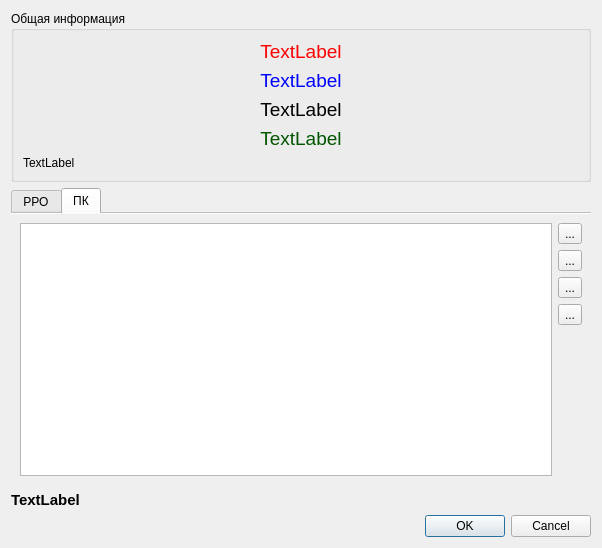
<?xml version="1.0" encoding="UTF-8"?>
<ui version="4.0">
 <class>InfoObjectDialog</class>
 <widget class="QDialog" name="InfoObjectDialog">
  <property name="geometry">
   <rect>
    <x>0</x>
    <y>0</y>
    <width>602</width>
    <height>548</height>
   </rect>
  </property>
  <property name="windowTitle">
   <string>Dialog</string>
  </property>
  <layout class="QGridLayout" name="gridLayout_3">
   <item row="0" column="0">
    <widget class="QGroupBox" name="groupBox">
     <property name="title">
      <string>Общая информация</string>
     </property>
     <layout class="QGridLayout" name="gridLayout">
      <item row="0" column="0">
       <widget class="QLabel" name="labelBrend">
        <property name="font">
         <font>
          <pointsize>14</pointsize>
         </font>
        </property>
        <property name="styleSheet">
         <string notr="true">color: rgb(255, 0, 0);</string>
        </property>
        <property name="frameShape">
         <enum>QFrame::NoFrame</enum>
        </property>
        <property name="frameShadow">
         <enum>QFrame::Plain</enum>
        </property>
        <property name="text">
         <string>TextLabel</string>
        </property>
        <property name="alignment">
         <set>Qt::AlignCenter</set>
        </property>
       </widget>
      </item>
      <item row="1" column="0">
       <widget class="QLabel" name="labelAzs">
        <property name="font">
         <font>
          <pointsize>14</pointsize>
         </font>
        </property>
        <property name="styleSheet">
         <string notr="true">color: rgb(0, 0, 255);</string>
        </property>
        <property name="frameShape">
         <enum>QFrame::NoFrame</enum>
        </property>
        <property name="frameShadow">
         <enum>QFrame::Plain</enum>
        </property>
        <property name="text">
         <string>TextLabel</string>
        </property>
        <property name="alignment">
         <set>Qt::AlignCenter</set>
        </property>
       </widget>
      </item>
      <item row="2" column="0">
       <widget class="QLabel" name="labelAdress">
        <property name="font">
         <font>
          <pointsize>14</pointsize>
         </font>
        </property>
        <property name="styleSheet">
         <string notr="true"/>
        </property>
        <property name="frameShape">
         <enum>QFrame::NoFrame</enum>
        </property>
        <property name="frameShadow">
         <enum>QFrame::Plain</enum>
        </property>
        <property name="text">
         <string>TextLabel</string>
        </property>
        <property name="alignment">
         <set>Qt::AlignCenter</set>
        </property>
        <property name="wordWrap">
         <bool>true</bool>
        </property>
       </widget>
      </item>
      <item row="3" column="0">
       <widget class="QLabel" name="labelPhone">
        <property name="font">
         <font>
          <pointsize>14</pointsize>
         </font>
        </property>
        <property name="styleSheet">
         <string notr="true">color: rgb(0, 85, 0);</string>
        </property>
        <property name="frameShape">
         <enum>QFrame::NoFrame</enum>
        </property>
        <property name="frameShadow">
         <enum>QFrame::Plain</enum>
        </property>
        <property name="text">
         <string>TextLabel</string>
        </property>
        <property name="alignment">
         <set>Qt::AlignCenter</set>
        </property>
        <property name="wordWrap">
         <bool>true</bool>
        </property>
       </widget>
      </item>
      <item row="4" column="0">
       <widget class="QLabel" name="labelComments">
        <property name="text">
         <string>TextLabel</string>
        </property>
       </widget>
      </item>
     </layout>
    </widget>
   </item>
   <item row="2" column="0">
    <widget class="QLabel" name="labelColRro">
     <property name="font">
      <font>
       <pointsize>11</pointsize>
       <weight>75</weight>
       <bold>true</bold>
      </font>
     </property>
     <property name="text">
      <string>TextLabel</string>
     </property>
    </widget>
   </item>
   <item row="4" column="0">
    <widget class="QDialogButtonBox" name="buttonBox">
     <property name="orientation">
      <enum>Qt::Horizontal</enum>
     </property>
     <property name="standardButtons">
      <set>QDialogButtonBox::Cancel|QDialogButtonBox::Ok</set>
     </property>
    </widget>
   </item>
   <item row="1" column="0">
    <widget class="QTabWidget" name="tabWidget">
     <property name="enabled">
      <bool>true</bool>
     </property>
     <property name="currentIndex">
      <number>1</number>
     </property>
     <property name="iconSize">
      <size>
       <width>32</width>
       <height>32</height>
      </size>
     </property>
     <property name="documentMode">
      <bool>true</bool>
     </property>
     <property name="tabBarAutoHide">
      <bool>false</bool>
     </property>
     <widget class="QWidget" name="tabRro">
      <attribute name="icon">
       <iconset resource="resource.qrc">
        <normaloff>:/resource/Icon/ekkr.png</normaloff>:/resource/Icon/ekkr.png</iconset>
      </attribute>
      <attribute name="title">
       <string>РРО</string>
      </attribute>
      <layout class="QGridLayout" name="gridLayout_2">
       <item row="0" column="2">
        <widget class="QToolButton" name="toolButton">
         <property name="toolTip">
          <string>&lt;html&gt;&lt;head/&gt;&lt;body&gt;&lt;p&gt;Добавить РРО&lt;/p&gt;&lt;/body&gt;&lt;/html&gt;</string>
         </property>
         <property name="text">
          <string>...</string>
         </property>
         <property name="icon">
          <iconset resource="resource.qrc">
           <normaloff>:/resource/Icon/add.png</normaloff>:/resource/Icon/add.png</iconset>
         </property>
        </widget>
       </item>
       <item row="1" column="2">
        <widget class="QToolButton" name="toolButtonRroEdit">
         <property name="toolTip">
          <string>&lt;html&gt;&lt;head/&gt;&lt;body&gt;&lt;p&gt;Правка данных по РРО&lt;/p&gt;&lt;/body&gt;&lt;/html&gt;</string>
         </property>
         <property name="text">
          <string>...</string>
         </property>
         <property name="icon">
          <iconset resource="resource.qrc">
           <normaloff>:/resource/Icon/edit.png</normaloff>:/resource/Icon/edit.png</iconset>
         </property>
        </widget>
       </item>
       <item row="0" column="0" rowspan="3">
        <widget class="QTableView" name="tableViewRro">
         <property name="font">
          <font>
           <pointsize>11</pointsize>
          </font>
         </property>
         <property name="editTriggers">
          <set>QAbstractItemView::NoEditTriggers</set>
         </property>
         <property name="alternatingRowColors">
          <bool>true</bool>
         </property>
         <property name="selectionMode">
          <enum>QAbstractItemView::SingleSelection</enum>
         </property>
         <property name="selectionBehavior">
          <enum>QAbstractItemView::SelectRows</enum>
         </property>
        </widget>
       </item>
      </layout>
     </widget>
     <widget class="QWidget" name="tabPC">
      <attribute name="icon">
       <iconset resource="resource.qrc">
        <normaloff>:/resource/Icon/computers.png</normaloff>:/resource/Icon/computers.png</iconset>
      </attribute>
      <attribute name="title">
       <string>ПК</string>
      </attribute>
      <layout class="QGridLayout" name="gridLayout_4">
       <item row="0" column="0" rowspan="9">
        <widget class="QTableView" name="tableViewPC">
         <property name="font">
          <font>
           <pointsize>11</pointsize>
          </font>
         </property>
         <property name="editTriggers">
          <set>QAbstractItemView::NoEditTriggers</set>
         </property>
         <property name="alternatingRowColors">
          <bool>true</bool>
         </property>
         <property name="selectionMode">
          <enum>QAbstractItemView::SingleSelection</enum>
         </property>
         <property name="selectionBehavior">
          <enum>QAbstractItemView::SelectRows</enum>
         </property>
        </widget>
       </item>
       <item row="1" column="1">
        <widget class="QToolButton" name="toolButtonAdd">
         <property name="toolTip">
          <string>Добавить ПК, Ins</string>
         </property>
         <property name="text">
          <string>...</string>
         </property>
         <property name="icon">
          <iconset resource="resource.qrc">
           <normaloff>:/resource/Icon/add.png</normaloff>:/resource/Icon/add.png</iconset>
         </property>
         <property name="shortcut">
          <string>Ins</string>
         </property>
        </widget>
       </item>
       <item row="2" column="1">
        <widget class="QToolButton" name="toolButtonEdit">
         <property name="toolTip">
          <string>Правка информации о ПК</string>
         </property>
         <property name="text">
          <string>...</string>
         </property>
         <property name="icon">
          <iconset resource="resource.qrc">
           <normaloff>:/resource/Icon/edit.png</normaloff>:/resource/Icon/edit.png</iconset>
         </property>
        </widget>
       </item>
       <item row="3" column="1">
        <widget class="QToolButton" name="toolButtonDell">
         <property name="toolTip">
          <string>Удалить ПК</string>
         </property>
         <property name="text">
          <string>...</string>
         </property>
         <property name="icon">
          <iconset resource="resource.qrc">
           <normaloff>:/resource/Icon/delete.png</normaloff>:/resource/Icon/delete.png</iconset>
         </property>
        </widget>
       </item>
       <item row="0" column="1">
        <widget class="QToolButton" name="toolButtonVnc">
         <property name="sizePolicy">
          <sizepolicy hsizetype="Fixed" vsizetype="Fixed">
           <horstretch>0</horstretch>
           <verstretch>0</verstretch>
          </sizepolicy>
         </property>
         <property name="toolTip">
          <string>Подключиться по VNC
к выделенному ПК</string>
         </property>
         <property name="text">
          <string>...</string>
         </property>
         <property name="icon">
          <iconset resource="resource.qrc">
           <normaloff>:/resource/Icon/vncviewer.ico</normaloff>:/resource/Icon/vncviewer.ico</iconset>
         </property>
        </widget>
       </item>
      </layout>
     </widget>
    </widget>
   </item>
  </layout>
 </widget>
 <resources>
  <include location="resource.qrc"/>
 </resources>
 <connections>
  <connection>
   <sender>buttonBox</sender>
   <signal>accepted()</signal>
   <receiver>InfoObjectDialog</receiver>
   <slot>accept()</slot>
   <hints>
    <hint type="sourcelabel">
     <x>248</x>
     <y>254</y>
    </hint>
    <hint type="destinationlabel">
     <x>157</x>
     <y>274</y>
    </hint>
   </hints>
  </connection>
  <connection>
   <sender>buttonBox</sender>
   <signal>rejected()</signal>
   <receiver>InfoObjectDialog</receiver>
   <slot>reject()</slot>
   <hints>
    <hint type="sourcelabel">
     <x>316</x>
     <y>260</y>
    </hint>
    <hint type="destinationlabel">
     <x>286</x>
     <y>274</y>
    </hint>
   </hints>
  </connection>
 </connections>
</ui>
